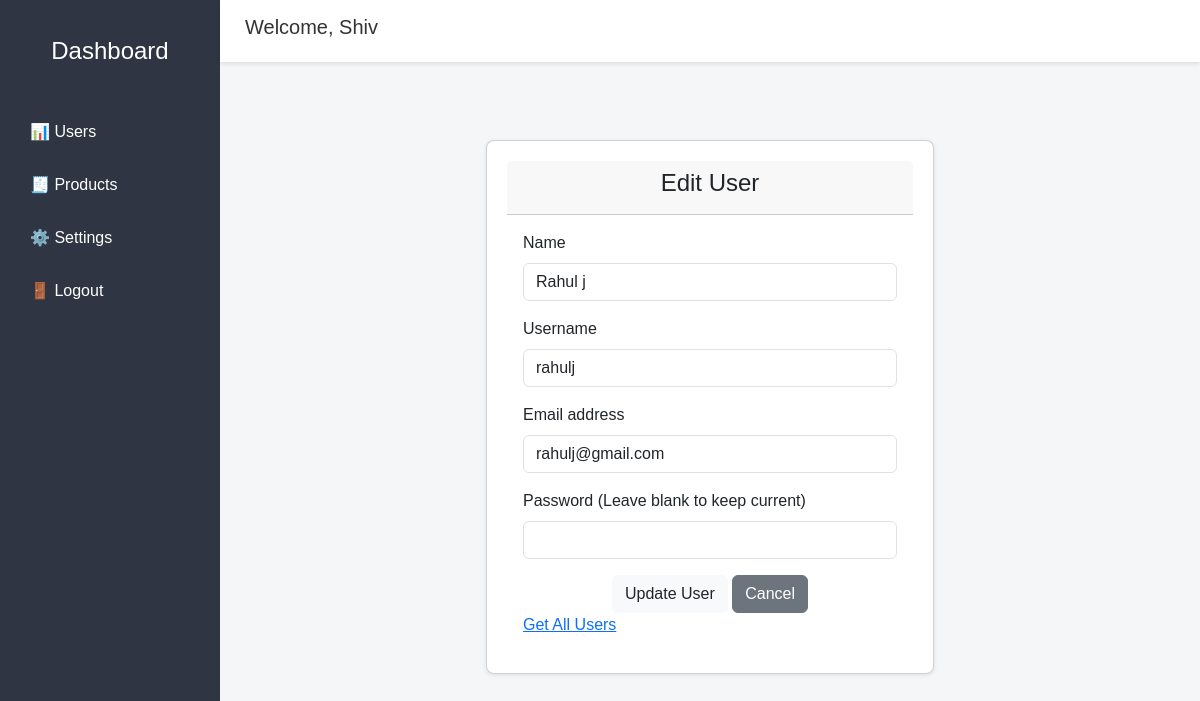
The app's page /admin/add-user.php?edit=11 (signed in) with its own data.
### tables this page shows
CREATE TABLE `users` (
  `id` int(11) NOT NULL,
  `username` varchar(255) NOT NULL,
  `name` varchar(255) NOT NULL,
  `email` varchar(255) NOT NULL,
  `password` varchar(255) NOT NULL,
  `created_at` timestamp NOT NULL DEFAULT current_timestamp()
);

### admin/add-user.php (the view, shortened to what this page needs)
<?php
include './header.php';
require_once '../db.php';
?>
<?php
$name = $username = $email = "";
$editing = false;
if (isset($_GET['edit']) && is_numeric($_GET['edit'])) {
    $editId = intval($_GET['edit']);
    $editing = true;
    $stmt = $conn->prepare("SELECT id, name, username, email FROM users WHERE id = ?");
    $stmt->bind_param("i", $editId);
    $stmt->execute();
    $result = $stmt->get_result();
    if ($result->num_rows === 1) {
        $user = $result->fetch_assoc();
        $name = $user['name'];
        $username = $user['username'];
        $email = $user['email'];
    } else {
        $msg = "<div class='alert alert-danger'>User not found.</div>";
    }
}
?>
<?php include './sidebar.php'; ?>
<div class="main">
    <?php include './navbar.php'; ?>
    <div class="content">
        <div class="row justify-content-center my-5">
            <div class="col-md-6">
                <div class="card">
                    <div class="card-header text-white text-center">
                        <h4 class="text-dark"> <?= $editing ? 'Edit User' : 'Add New User'; ?> </h4>
                    </div>
                    <div class="card-body">
                        <form method="post" action="">
                            <div class="mb-3">
                                <label for="name" class="form-label">Name</label>
                                <input type="text" name="name" value="<?= htmlspecialchars($name); ?>" class="form-control" id="name" required>
                            </div>
                            <div class="mb-3">
                                <label for="username" class="form-label">Username</label>
                                <input type="text" name="username" value="<?= htmlspecialchars($username); ?>" class="form-control" id="username" required>
                            </div>
                            <div class="mb-3">
                                <label for="email" class="form-label">Email address</label>
                                <input type="email" name="email" value="<?= htmlspecialchars($email); ?>" class="form-control" id="email" required>
                            </div>
                            <div class="mb-3">
                                <label for="password" class="form-label">Password <?= $editing ? '(Leave blank to keep current)' : ''; ?></label>
                                <input type="password" name="password" class="form-control" id="password" <?= $editing ? '' : 'required'; ?>>
                            </div>
                            <div class="text-center">
                                <button type="submit" class="btn btn-light bg-light text-dark" name="addnewUser"><?= $editing ? 'Update User' : 'Submit'; ?></button>
                                <?php if ($editing): ?>
                                    <a href="add-user.php" class="btn btn-secondary">Cancel</a>
                                <?php endif; ?>
                            </div>
                        </form>
                        <a href="user-list.php"> Get All Users </a>
                    </div>
                </div>
            </div>
        </div>
    </div>
</div>
<?php include './footer.php'; ?>

### admin/header.php (style rules this page uses)
* { box-sizing: border-box; margin: 0; padding: 0; font-family: Arial, sans-serif; }
body { display: flex; min-height: 100vh; background-color: #f4f6f8; }
.main { flex: 1; display: flex; flex-direction: column; }
.content { padding: 30px; flex: 1; }
.card { background-color: white; padding: 20px; border-radius: 8px; box-shadow: 0 1px 4px rgba(0,0,0,0.1); margin-bottom: 20px; }

### records on screen
users: name "Rahul j", username "rahulj", email "rahulj@gmail.com"

### other values on screen
$_SESSION['name'] "Shiv"
